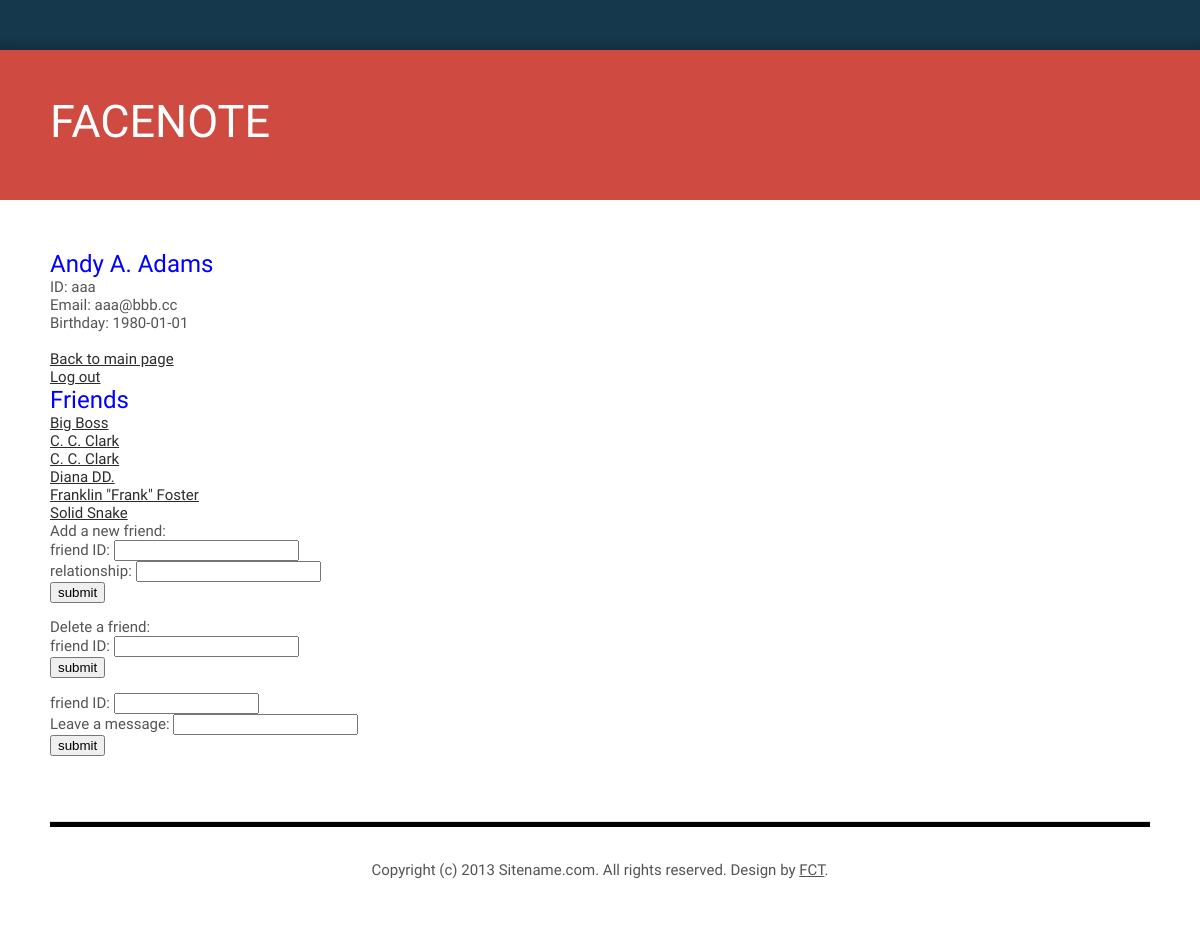
Screenshot of /userinfo.php?uid=aaa (signed in) with the database file from the repository.
### tables this page shows
CREATE TABLE IF NOT EXISTS `users` (
  `uid` varchar(15) NOT NULL,
  `password` char(32) NOT NULL,
  `name` varchar(30) NOT NULL,
  `email` varchar(50) NOT NULL,
  `birthday` date NOT NULL,
  `sex` enum('M','F') NOT NULL DEFAULT 'M',
  PRIMARY KEY (`uid`),
  UNIQUE KEY `email` (`email`)
);

### userinfo.php (the view, shortened to what this page needs)
<html>
<head>
<link href="default.css" rel="stylesheet" type="text/css" media="all" />
</head>
<body>
<div id="wrapper">
	<div id="header">
		<div id="logo">
			<h1><a href="#">Facenote</a></h1>
		</div>
	</div>
	<div id="page">
		<div id="content">
			<?php
			if(isset($_SESSION['logged_in']) && $_SESSION['logged_in']){
			require('connect.php');
			$sql =" select uid,name,birthday,email
					from users
					where uid='{$_GET['uid']}'
				";
			$result = mysqli_query($con, $sql) or die(mysqli_error($con));
			while($row = mysqli_fetch_array($result)){
				echo "<font size=\"5\" color=\"0000FF\">{$row['name']}</font><br>";
				echo "ID: {$row['uid']}<br>";
				echo "Email: {$row['email']}<br>";
				echo "Birthday: {$row['birthday']}";
			}
			echo "<br><br>";
			if( isset($_GET['club_id']) )
				echo "<a href=\"club.php?club_id={$_GET['club_id']}\"> Back to club</a><br>";
			else
				echo "<a href=\"main.php\"> Back to main page</a><br>";
			echo "<a href=\"logout.php\"> Log out </a><br>";
			echo "<font size=\"5\" color=\"0000FF\"> Friends </font><br>";
			$sql =" select * from users U
					where U.uid in (select F.friend_id from friends F
					where F.uid = (select U.uid from users U where U.uid='{$_GET['uid']}'))
				  ";
			$result = mysqli_query($con, $sql) or die(mysqli_error($con));
			while($row = mysqli_fetch_array($result)){
				echo "<a href=\"userinfo.php?uid={$row['uid']}\"> {$row['name']} </a><br>";
			}
			}
			else {
				echo "You haven't logged in yet!<br>";
				echo "<a href=\"index.php\"> Login </a><br>";
			}
			?>
			<?php if(isset($_SESSION['logged_in']) && $_SESSION['logged_in']) {?>
			Add a new friend: <br>
			<form action="add_friend.php" method="post">
			friend ID: <input type="text" name="id"> <br>
			relationship: <input type="text" name="relationship"> <br>
			<input type="submit" value="submit">
			</form>
			Delete a friend: <br>
			<form action="del_friend.php" method="post">
			friend ID: <input type="text" name="id"> <br>
			<input type="submit" value="submit">
			</form>
			<form action="main.php" method="POST">
			friend ID: <input type="text" name="to_uid" size="15"> <br>
			Leave a message: <input type="text" name="to_content"> <br>
			<input type="submit" value="submit">
			</form>
			<?php }?>
		</div>
	</div>
	<div id="footer">
		<p>Copyright (c) 2013 Sitename.com. All rights reserved. Design by <a href="http://www.freecsstemplates.org">FCT</a>.</p>
	</div>
</div>
</body>
</html>

### default.css (style rules this page uses)
html, body { height: 100%; }
body { margin: 0px; padding: 0px; background: #15384C; font-family: 'Dosis', sans-serif; font-size: 15px; color: #545454; }
h1, h2, h3 { margin: 0; padding: 0; text-transform: uppercase; font-weight: 500; }
p, ol, ul { margin-top: 0px; }
p { line-height: 180%; }
a { color: #2C2C2C; }
#wrapper { overflow: hidden; width: 1200px; margin: 50px auto; background: #FFFFFF; box-shadow: 0px 0px 10px 5px rgba(0,0,0,.2); }
#header { overflow: hidden; height: 150px; background: #CF4A41; }
#logo { float: left; width: 350px; padding: 40px 0px 0px 50px; text-transform: uppercase; }
#logo h1 { padding: 5px 10px 0px 0px; }
#logo h1 a { text-decoration: none; font-size: 1.5em; font-weight: 300; color: #FFFFFF; }
#page { overflow: hidden; width: 1100px; margin: 0px 50px; padding: 50px 0px; border-bottom: 1px solid #DEDEDE; }
#content { float: left; width: 750px; }
#footer { overflow: hidden; margin: 0px 50px; padding: 30px 0px; border-top: 5px solid #000000; }
#footer p { text-align: center; }
#footer a { color: #545454; }

### rows the page displays
users: name "Andy A. Adams", uid "aaa", email "aaa@bbb.cc", birthday "1980-01-01"
users: name "Big Boss"
users: name "C. C. Clark"
users: name "C. C. Clark"
users: name "Diana DD."
users: name "Franklin \"Frank\" Foster"
users: name "Solid Snake"
